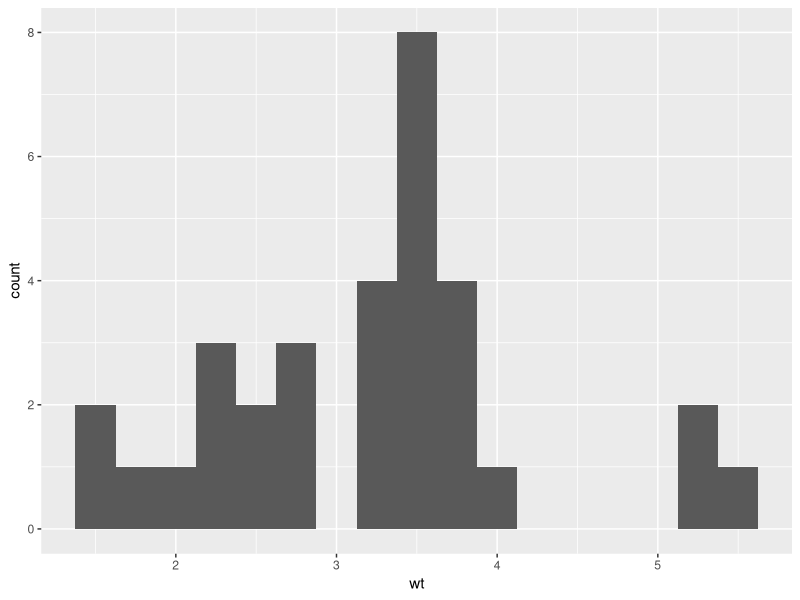
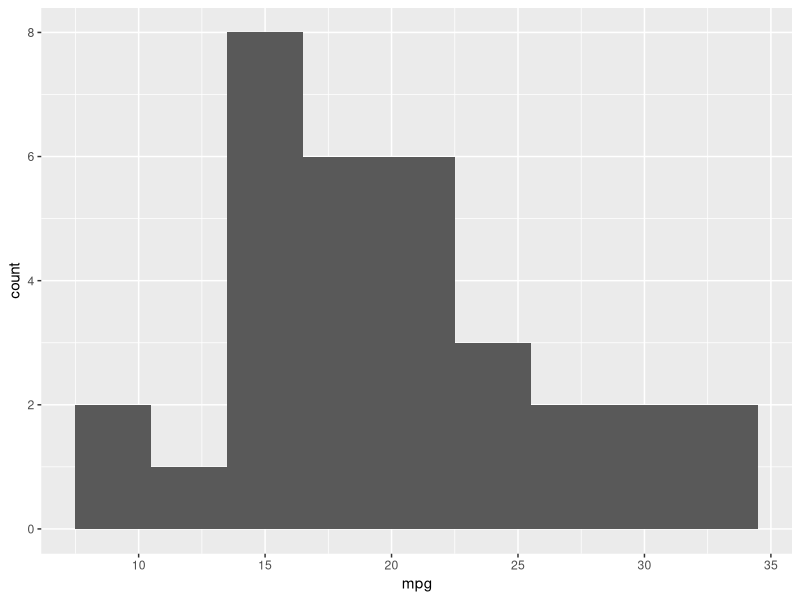
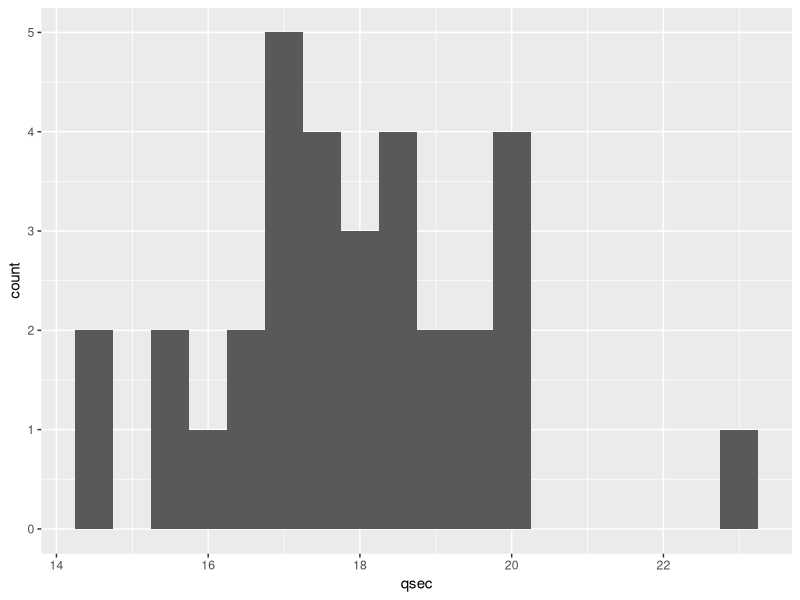
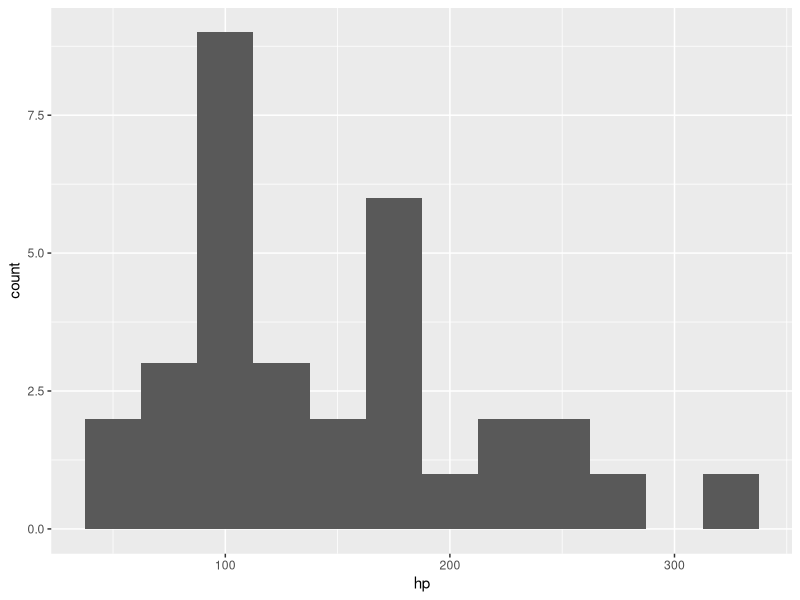

Source code (R) for these figures, in order:
## ---- chunk 1

library(tidyverse)
library(knitr)
library(forcats)
library(readxl)
library(lubridate)

## ---- chunk 2



mtcars %>% 
  group_by(gear) %>% 
  summarize(n = n())

mtcars %>% 
  group_by(carb) %>% 
  summarize(n = n())

#Create a table of vs
#Create a table of am

#tables of cyl by "x" 
with(mtcars,table(gear, cyl))

with(mtcars,table(am, cyl))

with(mtcars,table(vs, cyl))

## ---- chunk 3
#histogram of wt
ggplot(mtcars, aes(x = wt)) +
  geom_histogram(binwidth = .25)

#histogram of mpg
ggplot(mtcars, aes(x = mpg)) +
  geom_histogram(binwidth = 3)

#histogram of qsec
ggplot(mtcars, aes(x = qsec)) +
  geom_histogram(binwidth = 0.5)

#histogram of hp
ggplot(mtcars, aes(x = hp)) +
  geom_histogram(binwidth = 25)

